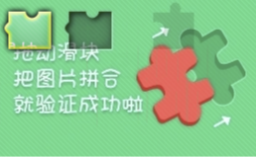
#> input picture douban_slide/captcha_pic_1.jpeg, 256 x 157 px
$ python demo1.py   (older library calls are emulated)
#> lines starting #> are read from the running program, lines starting #| are printed output that depends on the picture; after the words box and inside, x2 and y2 are one past the last pixel; in counts of white or black regions, pixels touching at a corner belong together
#! /usr/bin/env python
# -*- coding: utf-8 -*-
import random
import traceback
import time, re
from selenium import webdriver
from selenium.common.exceptions import TimeoutException,NoSuchElementException
from selenium.webdriver.common.by import By
from selenium.webdriver.support.wait import WebDriverWait
from selenium.webdriver.support import expected_conditions as EC
from selenium.webdriver.common.action_chains import ActionChains
from PIL import Image
import requests
from io import BytesIO
import cv2 as cv
import time
from lxml import etree
# [26 lines left out: function get_pos, not called in this run]


def two_value(pic):
#> called with pic = 'captcha_pic_1.jpeg'
        new_pic='test'+pic
        img = Image.open(pic)
#> img is the input picture: PIL image 256x157 RGBA; mean R, G, B, A 138.3, 196.5, 140.2, 255
        # 模式L”为灰色图像，它的每个像素用8个bit表示，0表示黑，255表示白，其他数字表示不同的灰度。
        width, height = img.size
#> width = 256; height = 157
        print(width,height)
#| 256 157
        #img = img.resize((int(width/2), int(height/2)), Image.ANTIALIAS)
        Img = img.convert('L')
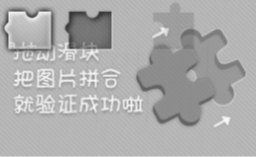
#> Img: PIL image 256x157 L; min 53, max 250, mean 172.6
        # 模式  1   表示黑白图像，只有黑白
        Img.show()
        Img.save(new_pic)
        # 自定义灰度界限，大于这个值为黑色，小于这个值为白色
        threshold =100

        table = []
        for i in range(256):
            if i < threshold:
                table.append(0)
            else:
                table.append(1)

        # 图片二值化
        img = Img.point(table, '1')
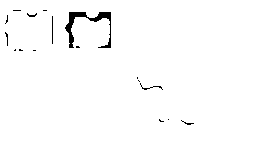
#> img: PIL image 256x157 1; 98.5% white; 17 black regions (13 under 20 px), largest, box (x1, y1, x2, y2) and area: (65, 12, 111, 48) 429, (140, 83, 163, 90) 32, (52, 16, 53, 44) 28, (27, 13, 37, 17) 20
        img.show()
        img.save(new_pic)

def show_0_1_distribute(picname):
#> called with picname = 'captcha_pic_1.jpeg'
    img = Image.open(picname)
    img = img.convert('L')  # 返回一个Image对象

    width, height = img.size
#> width = 256; height = 157
    print(img.size )
#| (256, 157)
    width /= 2
#> width = 128
    height /= 2
#> height = 78.5
    #img = img.resize((int(width), int(height)), Image.ANTIALIAS)
    """
    point_list = []
    print('宽：%d,高：%d' % (im.size[0], im.size[1]))
    for y in range(0, im.size[1]):
        for x in range(0, im.size[0]):
            point = im.getpixel((x, y))
            point = 1 if point > 128 else 0
            print(point, end='')
        print('')
    """
    print(img.size  )
#| (256, 157)
    all_line = []
    for y in range(0, img.size[1]):
        line = ''
        for x in range(0, img.size[0]):
            point = img.getpixel((x, y))
            #for i in len(0, 3):
            #    if point[i]
            if point != 0:
                point = 1
            line += str(point)
            # print(line)
        all_line.append(line+'\n')
#> after the loop, all_line = 157 items
    with open('res.html', 'w') as f:
        f.writelines(all_line)

# [127 lines left out: functions de_noise, is_sim, get_diff_location, get_track, not called in this run]


url_head='https://captcha.guard.qcloud.com'


# [82 lines left out: functions download, get_page, not called in this run]
    #driver.switch_to_default_content()


if __name__ == "__main__":
    #url='https://www.douban.com/'
    #get_page(url)
    pic='captcha_pic_1.jpeg'
    two_value(pic)
    show_0_1_distribute(pic)
